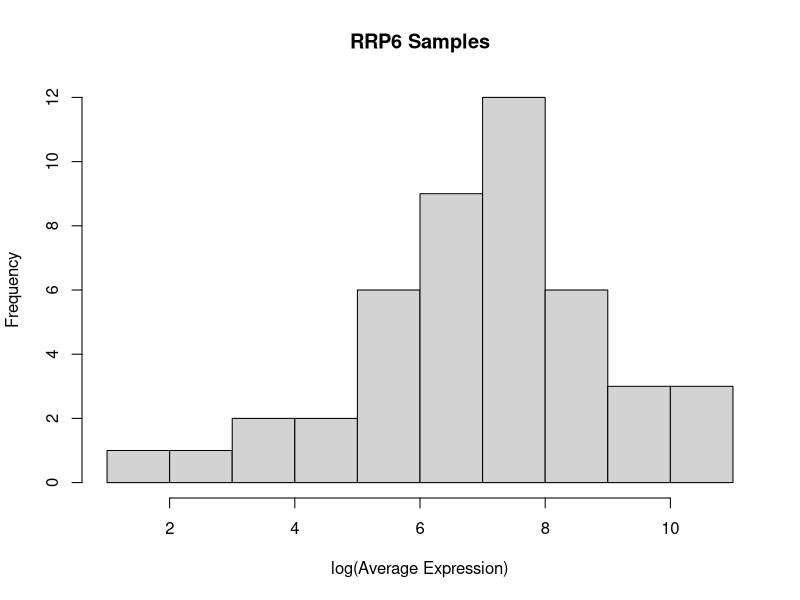

Source code (R):
## ---- chunk 1
counts <- read.csv(
  file = "../exos_data/read-counts.csv", # replace the path by your own
  row.names = 1
)
## ---- chunk 2
get_avg <- function(data = counts, gp_prefix) {
  ## create sample names according to group prefix
  samples <- paste0(gp_prefix, seq(10))

  ## subset data based on sample names
  gp_data <- data[, samples]

  ## calculate average across sample
  gp_avg <- rowMeans(gp_data)

  return(gp_avg)
}
get_avg(gp_prefix = "WT.")
## ---- chunk 3
avg_list <- list(
  WT = get_avg(gp_prefix = "WT."),
  SET1 = get_avg(gp_prefix = "SET1."),
  SET1.RRP6 = get_avg(gp_prefix = "SET1.RRP6."),
  RRP6 = get_avg(gp_prefix = "RRP6.")
)

head(avg_list[["SET1.RRP6"]], n = 5)
## ---- chunk 4
avg_df <- as.data.frame(avg_list)
head(avg_df)
## ---- chunk 5
## extract genes met condition
target_wt <- rownames(avg_df[avg_df$WT > 10000, ])
target_set1 <- rownames(avg_df[avg_df$SET1 > 10000, ])

## check intersection
target_wt[target_wt %in% target_set1]
# or
target_set1[target_set1 %in% target_wt]
# or
intersect(target_wt, target_set1)
## ---- chunk 6
draw_hist <- function(data, gp) {
  ## extract needed data
  gp_data <- data[[gp]]

  ## perform test and extract p-value
  res_test <- shapiro.test(gp_data) # the result is a list
  pval <- res_test[["p.value"]]
  
  ## draw histogram according to normality
  if (pval < 0.05) {
    hist(
      log(gp_data),
      main = paste(gp, "Samples"),
      xlab = "log(Average Expression)"
    )
  } else {
    hist(
      gp_data,
      main = paste(gp, "Samples"),
      xlab = "Average Expression"
    )
  }

  ## return p-value from shapiro.test
  return(pval)
}

draw_hist(data = avg_df, gp = "RRP6")
